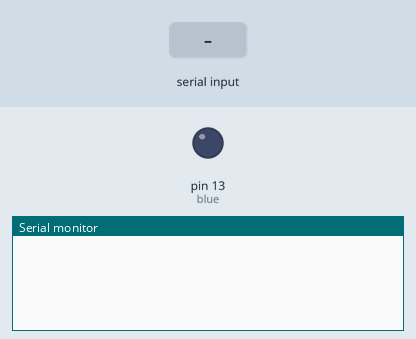
A sketch run on a simulated Arduino Uno, built with avr-gcc and run on an emulated ATmega328P. Shown: output pins drawn as LEDs (lit = HIGH), the last lines printed to the serial monitor. The test bench sets the inputs (shaded band).

Above: at 1.2 s.
1.3 s: "light on\n" received over Serial
At 3.5 s:
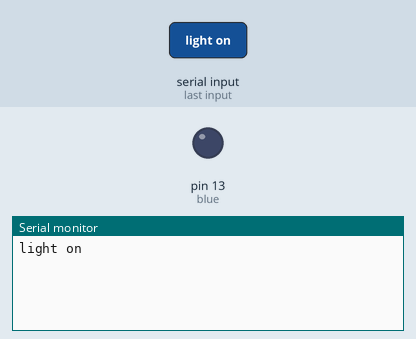
3.8 s: "light off\n" received over Serial
At 5.4 s:
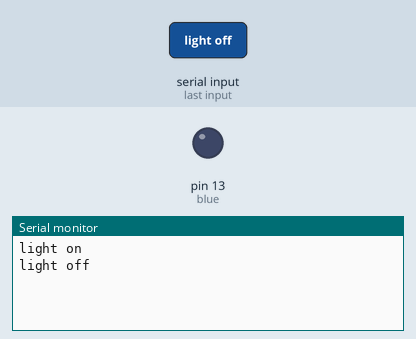
6.3 s: "1\n" received over Serial
At 8.2 s:
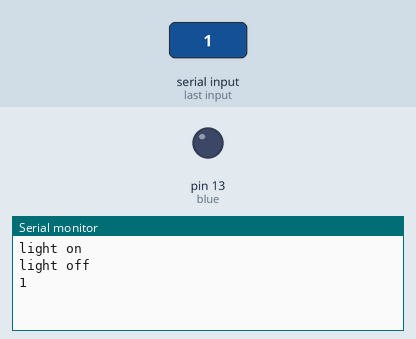

Measured:
- after the input at 1.3 s, the serial monitor: prints a new line after 1.0 s (image 1)
- after the input at 3.8 s, the serial monitor: prints a new line after 1.0 s (image 2)
- after the input at 6.3 s, the serial monitor: prints a new line after 1.0 s (image 3)

The sketch:

Hc05_voice.ino
```cpp
// int green = 3;
int blue = 13;
// int Red = 5;

void setup() {
  Serial.begin(9600);
  // pinMode(green,OUTPUT);
  pinMode(blue,OUTPUT);
  // pinMode(Red,OUTPUT);


}


char c;
String voice;

void loop() {
  if (Serial.available()>0)
  {
    voice="";
    voice=Serial.readString();
    Serial.print(voice+'\n');
  }

  // if(voice=="green")
  // {
  //   digitalWrite(3,HIGH);
  // } else if(voice=="green off")
  // {
  //   digitalWrite(green,LOW);
  // }

    if(voice=="light on")
  {
    digitalWrite(13,0);
  } else if(voice=="light off")
  {
    digitalWrite(blue,1);
  }


  // if(voice=="red")
  // {
  //   digitalWrite(Red,HIGH);
  // } else if(voice=="read off")
  // {
  //   digitalWrite(Red,LOW);
  // }

}
```
